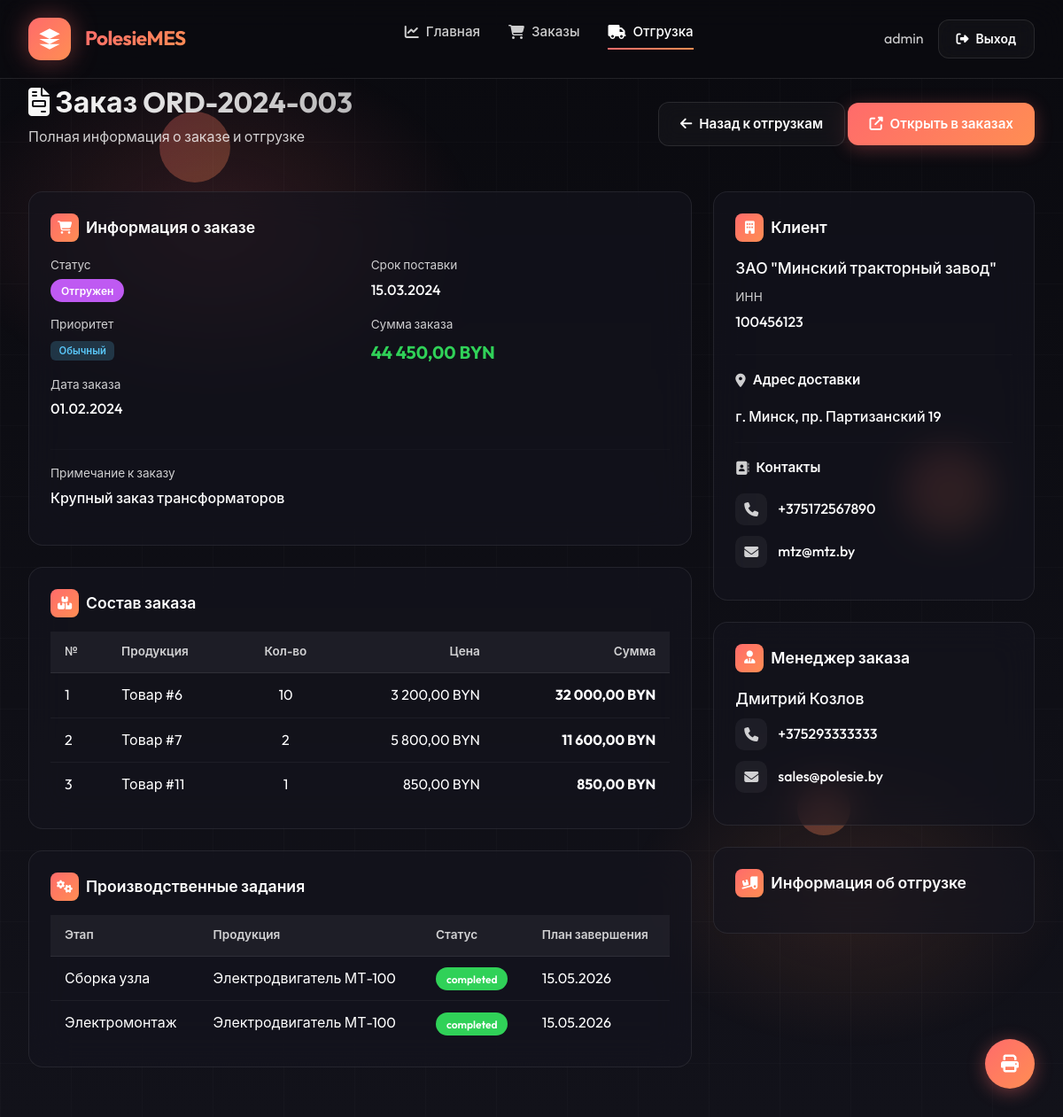
The app's page /modules/shipment/order_details.php?order_id=3 (signed in) with its own data.
### tables this page shows
CREATE TABLE orders (
    id INT AUTO_INCREMENT PRIMARY KEY,
    order_number VARCHAR(50) UNIQUE NOT NULL,
    customer_id INT NOT NULL,
    order_date DATE NOT NULL,
    delivery_date DATE,
    priority ENUM('low', 'normal', 'high', 'urgent') DEFAULT 'normal',
    status ENUM('new', 'confirmed', 'in_production', 'quality_check', 'ready', 'shipped', 'completed', 'cancelled') DEFAULT 'new',
    items_json JSON,
    total_amount DECIMAL(15,2),
    currency VARCHAR(3) DEFAULT 'BYN',
    notes TEXT,
    manager_id INT,
     
    tracking_number VARCHAR(100),
    carrier VARCHAR(200),
    driver_name VARCHAR(200),
    vehicle_number VARCHAR(50),
    shipped_at DATETIME,
    received_at DATETIME,
    completion_notes TEXT,
    created_at TIMESTAMP DEFAULT CURRENT_TIMESTAMP,
    updated_at TIMESTAMP DEFAULT CURRENT_TIMESTAMP ON UPDATE CURRENT_TIMESTAMP,
    FOREIGN KEY (customer_id) REFERENCES partners(id),
    FOREIGN KEY (manager_id) REFERENCES staff(id),
    INDEX idx_order_number (order_number),
    INDEX idx_status (status)
);

CREATE TABLE production_tasks (
    id INT AUTO_INCREMENT PRIMARY KEY,
    task_number VARCHAR(50) UNIQUE NOT NULL,
    order_id INT,
    product_id INT,
    stage_name VARCHAR(100),
    stage_sequence INT,
    quantity INT,
    planned_start DATETIME,
    planned_end DATETIME,
    actual_start DATETIME,
    actual_end DATETIME,
    status ENUM('planned', 'in_progress', 'paused', 'completed', 'rejected') DEFAULT 'planned',
    assigned_to INT,
    work_center VARCHAR(100),
    qc_result ENUM('pending', 'passed', 'failed', 'conditional'),
    qc_inspector_id INT,
    qc_date DATETIME,
    qc_defects INT DEFAULT 0,
    qc_description TEXT,
    notes TEXT,
    created_at TIMESTAMP DEFAULT CURRENT_TIMESTAMP,
    updated_at TIMESTAMP DEFAULT CURRENT_TIMESTAMP ON UPDATE CURRENT_TIMESTAMP,
    FOREIGN KEY (order_id) REFERENCES orders(id),
    FOREIGN KEY (product_id) REFERENCES items(id),
    FOREIGN KEY (assigned_to) REFERENCES staff(id),
    FOREIGN KEY (qc_inspector_id) REFERENCES staff(id),
    INDEX idx_task_number (task_number),
    INDEX idx_status (status)
);

CREATE TABLE items (
    id INT AUTO_INCREMENT PRIMARY KEY,
    item_type ENUM('product', 'material', 'equipment') NOT NULL,
    item_code VARCHAR(50) UNIQUE NOT NULL,
    name VARCHAR(200) NOT NULL,
    category_id INT,
    location_id INT,
    unit_id INT,
    current_stock DECIMAL(12,3) DEFAULT 0,
    min_stock INT DEFAULT 0,
    price DECIMAL(12,2),
    currency VARCHAR(3) DEFAULT 'BYN',
    supplier_id INT,
    status ENUM('operational', 'maintenance', 'broken', 'offline', 'active', 'inactive') DEFAULT 'active',
    extra_specs JSON,
    description TEXT,
    is_active BOOLEAN DEFAULT TRUE,
    created_at TIMESTAMP DEFAULT CURRENT_TIMESTAMP,
    updated_at TIMESTAMP DEFAULT CURRENT_TIMESTAMP ON UPDATE CURRENT_TIMESTAMP,
    FOREIGN KEY (category_id) REFERENCES dictionaries(id),
    FOREIGN KEY (location_id) REFERENCES dictionaries(id),
    FOREIGN KEY (unit_id) REFERENCES dictionaries(id),
    FOREIGN KEY (supplier_id) REFERENCES partners(id),
    INDEX idx_item_type (item_type),
    INDEX idx_item_code (item_code)
);

CREATE TABLE partners (
    id INT AUTO_INCREMENT PRIMARY KEY,
    partner_type ENUM('customer', 'supplier', 'both') DEFAULT 'customer',
    name VARCHAR(200) NOT NULL,
    inn VARCHAR(20),
    kpp VARCHAR(20),
    address TEXT,
    phone VARCHAR(20),
    email VARCHAR(100),
    contact_person VARCHAR(100),
    country VARCHAR(50) DEFAULT 'Беларусь',
    status ENUM('active', 'inactive') DEFAULT 'active',
    created_at TIMESTAMP DEFAULT CURRENT_TIMESTAMP,
    INDEX idx_partner_type (partner_type)
);

CREATE TABLE staff (
    id INT AUTO_INCREMENT PRIMARY KEY,
    employee_code VARCHAR(20) UNIQUE NOT NULL,
    username VARCHAR(50) UNIQUE,
    password VARCHAR(255),
    first_name VARCHAR(50) NOT NULL,
    last_name VARCHAR(50) NOT NULL,
    middle_name VARCHAR(50),
    position_id INT,
    email VARCHAR(100),
    phone VARCHAR(20),
    department VARCHAR(100),
    role ENUM('admin', 'director', 'manager', 'operator', 'warehouse_keeper') NOT NULL,
    hire_date DATE,
    status ENUM('active', 'vacation', 'sick', 'terminated') DEFAULT 'active',
    is_active BOOLEAN DEFAULT TRUE,
    last_login TIMESTAMP NULL,
    created_at TIMESTAMP DEFAULT CURRENT_TIMESTAMP,
    updated_at TIMESTAMP DEFAULT CURRENT_TIMESTAMP ON UPDATE CURRENT_TIMESTAMP,
    FOREIGN KEY (position_id) REFERENCES dictionaries(id)
);

### modules/shipment/order_details.php (the view, shortened to what the rows shown need)
<?php
require_once __DIR__ . '/../../includes/helpers.php';
$db = getDB();
$orderId = $_GET['order_id'] ?? null;
$stmt = $db->prepare("
    SELECT o.*, c.name as customer_name, c.inn, c.address, c.phone as customer_phone, c.email as customer_email,
           s.first_name as manager_first_name, s.last_name as manager_last_name, s.phone as manager_phone, s.email as manager_email
    FROM orders o
    LEFT JOIN partners c ON o.customer_id = c.id
    LEFT JOIN staff s ON o.manager_id = s.id
    WHERE o.id = :id
");
$stmt->execute(['id' => $orderId]);
$order = $stmt->fetch();
$items = json_decode($order['items_json'], true) ?: [];
$stmt = $db->prepare("
    SELECT pt.*, i.name as product_name
    FROM production_tasks pt
    LEFT JOIN items i ON pt.product_id = i.id
    WHERE pt.order_id = :order_id
    ORDER BY pt.stage_sequence
");
$stmt->execute(['order_id' => $orderId]);
$tasks = $stmt->fetchAll();
?>
<!DOCTYPE html>
<html lang="ru">
<head>
    <link href="https://cdn.jsdelivr.net/npm/bootstrap@5.3.0/dist/css/bootstrap.min.css" rel="stylesheet">
    <link href="https://cdnjs.cloudflare.com/ajax/libs/font-awesome/6.4.0/css/all.min.css" rel="stylesheet">
    <link rel="stylesheet" href="<?= APP_URL ?>/assets/css/common-style.css">
</head>
<body>
    <div class="main-content">
        <div class="page-header">
            <div class="page-title">
                <h1><i class="fas fa-file-invoice"></i> Заказ <?= e($order['order_number']) ?></h1>
                <p>Полная информация о заказе и отгрузке</p>
            </div>
        </div>
        <div class="row">
            <div class="col-lg-8">
                <div class="info-card">
                    <div class="row">
                        <div class="col-md-6">
                            <div class="mb-3">
                                <div class="info-value">
                                    <span class="status-badge status-<?= e($order['status']) ?>">
                                        <?= getOrderStatusName($order['status']) ?>
                                    </span>
                                </div>
                            </div>
                            <div class="mb-3">
                                <div class="info-value">
                                    <span class="badge-priority badge-<?= e($order['priority']) ?>">
                                        <?= getPriorityName($order['priority']) ?>
                                    </span>
                                </div>
                            </div>
                            <div class="mb-3">
                                <div class="info-label">Дата заказа</div>
                                <div class="info-value"><?= formatDate($order['order_date']) ?></div>
                            </div>
                        </div>
                        <div class="col-md-6">
                            <div class="mb-3">
                                <div class="info-label">Срок поставки</div>
                                <div class="info-value"><?= formatDate($order['delivery_date']) ?></div>
                            </div>
                            <div class="mb-3">
                                <div class="info-value" style="font-size: 1.25rem; color: var(--success-color);">
                                    <strong><?= formatNumber($order['total_amount'] ?? 0, 2) ?> BYN</strong>
                                </div>
                            </div>
                        </div>
                    </div>
                    <?php if ($order['notes']): ?>
                    <hr style="border-color: var(--glass-border);">
                    <div class="mb-3">
                        <div class="info-label">Примечание к заказу</div>
                        <div class="info-value"><?= nl2br(e($order['notes'])) ?></div>
                    </div>
                    <?php endif; ?>
                </div>
                <?php if (!empty($items)): ?>
                <div class="info-card">
                    <table class="table-custom">
                        <thead>
                            <tr>
                                <th>№</th>
                                <th>Продукция</th>
                                <th style="text-align: center;">Кол-во</th>
                                <th style="text-align: right;">Цена</th>
                                <th style="text-align: right;">Сумма</th>
                            </tr>
                        </thead>
                    </table>
                </div>
                <?php endif; ?>
                <?php if (!empty($tasks)): ?>
                <div class="info-card">
                    <table class="table-custom">
                        <thead>
                            <tr>
                                <th>Этап</th>
                                <th>Продукция</th>
                                <th>Статус</th>
                                <th>План завершения</th>
                            </tr>
                        </thead>
                        <tbody>
                            <?php foreach ($tasks as $task): ?>
                            <tr>
                                <td><?= e($task['stage_name']) ?></td>
                                <td><?= e($task['product_name']) ?></td>
                                <td>
                                    <span class="status-badge status-<?= e($task['status']) ?>">
                                        <?= e($task['status']) ?>
                                    </span>
                                </td>
                                <td><?= formatDate($task['planned_end'], 'd.m.Y') ?></td>
                            </tr>
                            <?php endforeach; ?>
                        </tbody>
                    </table>
                </div>
                <?php endif; ?>
            </div>
            <div class="col-lg-4">
                <div class="info-card">
                    <div class="section-title">
                        <div class="section-icon"><i class="fas fa-building"></i></div>
                        <span>Клиент</span>
                    </div>
                    <div style="margin-bottom: 1.5rem;">
                        <div class="info-value" style="font-size: 1.1rem; margin-bottom: 0.5rem;">
                            <?= e($order['customer_name']) ?>
                        </div>
                        <?php if ($order['inn']): ?>
                        <div class="info-label">ИНН</div>
                        <div class="info-value"><?= e($order['inn']) ?></div>
                        <?php endif; ?>
                    </div>
                    <hr style="border-color: var(--glass-border);">
                    <div class="section-title" style="font-size: 0.95rem; margin-top: 1rem;">
                        <i class="fas fa-map-marker-alt" style="color: var(--text-secondary);"></i>
                        <span>Адрес доставки</span>
                    </div>
                    <div class="info-value" style="margin-bottom: 1rem;">
                        <?= e($order['address'] ?? 'Не указан') ?>
                    </div>
                    <hr style="border-color: var(--glass-border);">
                    <div class="section-title" style="font-size: 0.95rem; margin-top: 1rem;">
                        <i class="fas fa-address-book" style="color: var(--text-secondary);"></i>
                        <span>Контакты</span>
                    </div>
                    <?php if ($order['customer_phone']): ?>
                    <div class="contact-item">
                        <div class="contact-icon">
                            <i class="fas fa-phone"></i>
                        </div>
                        <div class="info-value"><?= e($order['customer_phone']) ?></div>
                    </div>
                    <?php endif; ?>
                    <?php if ($order['customer_email']): ?>
                    <div class="contact-item">
                        <div class="contact-icon">
                            <i class="fas fa-envelope"></i>
                        </div>
                        <div class="info-value"><?= e($order['customer_email']) ?></div>
                    </div>
                    <?php endif; ?>
                </div>
                <div class="info-card">
                    <div class="section-title">
                        <div class="section-icon"><i class="fas fa-user-tie"></i></div>
                        <span>Менеджер заказа</span>
                    </div>
                    <div class="info-value" style="font-size: 1.1rem; margin-bottom: 0.5rem;">
                        <?= e($order['manager_first_name'] . ' ' . $order['manager_last_name']) ?>
                    </div>
                    <?php if ($order['manager_phone']): ?>
                    <div class="contact-item">
                        <div class="contact-icon">
                            <i class="fas fa-phone"></i>
                        </div>
                        <div class="info-value"><?= e($order['manager_phone']) ?></div>
                    </div>
                    <?php endif; ?>
                    <?php if ($order['manager_email']): ?>
                    <div class="contact-item">
                        <div class="contact-icon">
                            <i class="fas fa-envelope"></i>
                        </div>
                        <div class="info-value"><?= e($order['manager_email']) ?></div>
                    </div>
                    <?php endif; ?>
                </div>
            </div>
        </div>
    </div>
</body>
</html>

### records on screen
orders: order_number "ORD-2024-003", status "Отгружен", priority "Обычный", order_date "01.02.2024", delivery_date "15.03.2024", total_amount "44 450,00", notes "Крупный заказ трансформаторов", customer.name "ЗАО \"Минский тракторный завод\"", customer.inn "100456123", customer.address "г. Минск, пр. Партизанский 19", customer.phone "+375172567890", customer.email "mtz@mtz.by", manager.last_name "Дмитрий Козлов", manager.phone "+375293333333", manager.email "sales@polesie.by"
production_tasks: stage_name "Сборка узла", product.name "Электродвигатель МТ-100", status "completed", planned_end "15.05.2026"
production_tasks: stage_name "Электромонтаж", product.name "Электродвигатель МТ-100", status "completed", planned_end "15.05.2026"

### other values on screen
getCurrentUser()['username'] "admin"
$item['name'] "Товар #6"
$quantity "10"
formatNumber($unitPrice, 2) "3 200,00"
formatNumber($totalPrice, 2) "32 000,00"
$item['name'] "Товар #7"
$quantity "2"
formatNumber($unitPrice, 2) "5 800,00"
formatNumber($totalPrice, 2) "11 600,00"
$item['name'] "Товар #11"
$quantity "1"
formatNumber($unitPrice, 2) "850,00"
formatNumber($totalPrice, 2) "850,00"
